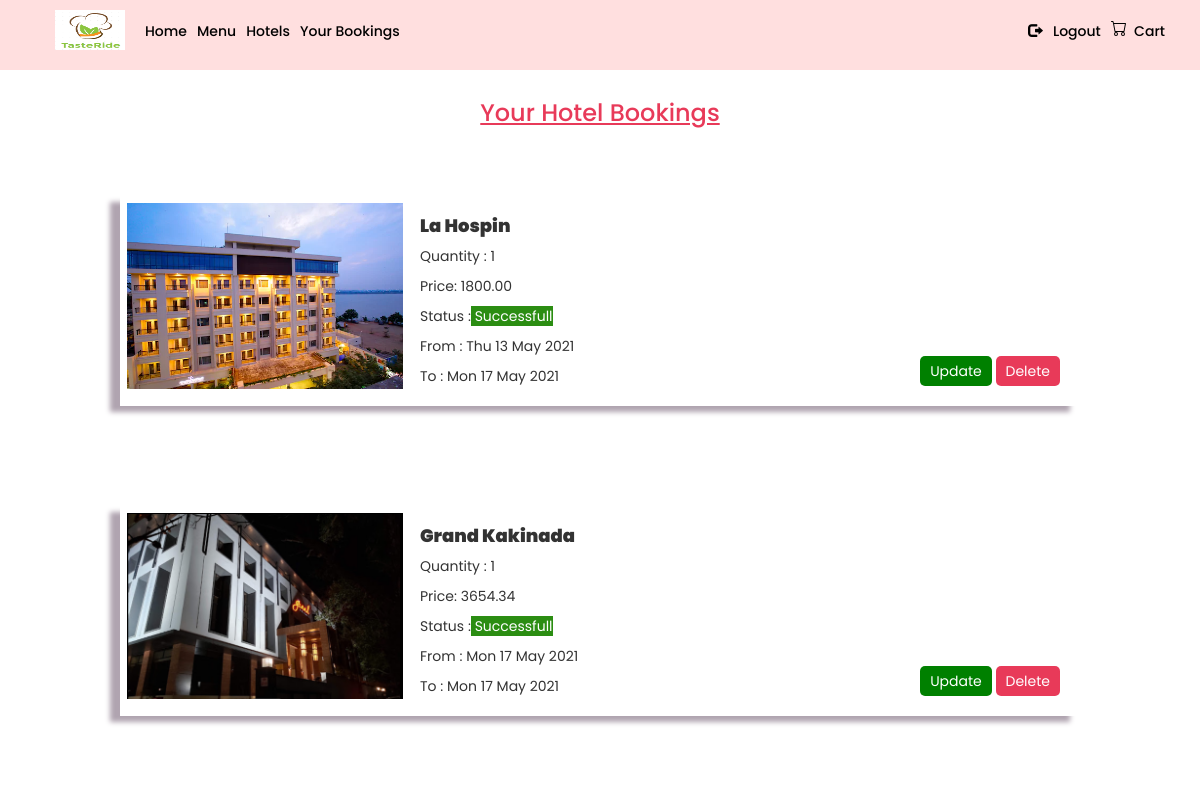
/hotel/allbookings (signed in), run on the app's committed database.
### hotels/models.py (models this page shows, shortened)
class Hotel(models.Model):
    name = models.CharField(max_length=50)
    description = models.CharField(max_length=1000)
    location = models.CharField(max_length=100)
    image = models.ImageField(upload_to='images/hotels')
    rating = models.DecimalField(max_digits = 5,decimal_places = 1)
    price = models.DecimalField(max_digits = 10,decimal_places = 2,default=0)

### hotels/views.py (the view)
# urls.py: path('allbookings',YourBookings,name="your")
def YourBookings(request):
    user_id = request.user.id
    user = get_object_or_404(User,pk=user_id)
    bookings = Booking.objects.filter(user=user).values(
        'quantity',
        'booked_from',
        'booked_to',
        'hotel__name', # Similar to booking.hotel.value
        'hotel__price',
        'hotel__image',
    )
    return render(request,'hotels/allbookings.html',{
        'bookings' : bookings
    })

### hotels/templates/hotels/allbookings.html
{% extends 'hotels/base.html' %}
{% load widget_tweaks %}
{% load crispy_forms_tags %}
{% block start %}
<h3 style="color: #E83A59;font-family: 'Poppins',sans-serif;text-align: center;margin-top: 40px; text-decoration: underline;">Your Hotel Bookings</h3>
<div id="all" class="card-container">
   {% for order in bookings.all %}
      <div class="card" style="width: 80% !important; display: flex;margin: 50px;">
        <div class="card-body-left">
          <img class="card-img-top" src="../media/{{order.hotel__image}}" alt="{{order.hotel__name}}"/>
        </div>
          <div class="card-body">
            <h5 class="card-title">{{order.hotel__name}}</h5>
            <p class="card-text1">Quantity : {{order.quantity}}</p>
            <p class="card-text1">Price: {{ order.hotel__price }} </p>
            <p class="card-text1">Status :<span style="background-color: #2B8D12; color: white;"> Successfull</span></p>
            <p class="card-text1">From : {{ order.booked_from|date:"D d M Y" }}</p>
            <p class="card-text1">To : {{ order.booked_to |date:"D d M Y" }} </p>
          </div>
          <div style="    margin-left: auto;
                          margin-top: auto;
                          padding: 20px;">
            <button style="background-color: green;
                           color: white;
                           padding: 5px 10px;
                           border-radius: 5px;
                           border: none;">
              <a href="#" style="text-decoration: none; color: white;">Update</a>
            </button>
            <button class="button">
              <a href="#">
                Delete
              </a>
            </button>
          </div>
          </div>
    {% endfor %}
</div>
{% endblock start %}

### hotels/static/hotel.css (style rules this page uses)
.card { box-shadow: -10px 6px 5px 0px rgba(176, 164, 176, 1) !important; transition: all 0.3s ease-in-out !important; width: 30rem; }
.button { color: #ffffff !important; background-color: #e83a59 !important; padding: 5px 10px; border-radius: 5px; border: none; }
.button > a { text-decoration: none; color: white; }
.card-container { display: flex; justify-content: space-evenly; flex-grow: 4; flex-wrap: wrap; flex: 1 0 auto; font-family: "Poppins", sans-serif; margin-top: 20px; }
.card-container > div { margin: 10px; }
.card-img-top { width: 29rem; padding: 0.7rem; text-align: center; height: 20rem; }
.card-body { padding: 10px; }
.card-title { font-weight: 900; font-size: 1.8rem; }

### data on the page
Hotel: shows a picture, hotel__name "La Hospin", quantity "1", hotel__price "1800.00", booked_from "Thu 13 May 2021", booked_to "Mon 17 May 2021"
Hotel: shows a picture, hotel__name "Grand Kakinada", quantity "1", hotel__price "3654.34", booked_from "Mon 17 May 2021", booked_to "Mon 17 May 2021"
